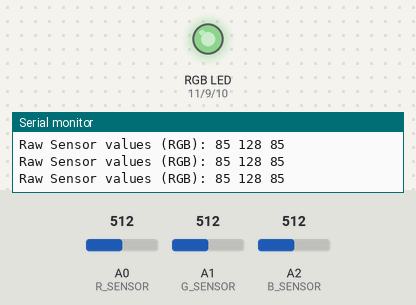
Bench run of a sketch on a simulated Arduino Uno, built with avr-gcc and run on an emulated ATmega328P. On the bench: an RGB LED mixed from three pins (HIGH = lit), the last lines printed to the serial monitor. The test bench sets the inputs (shaded band); at power-on: A0 (R_SENSOR) = 512, A1 (G_SENSOR) = 512, A2 (B_SENSOR) = 512. Dim RGB values are drawn brighter than linear.

Above: at 1.2 s.
1.3 s: A0 (R_SENSOR) set to 900
At 2.5 s:
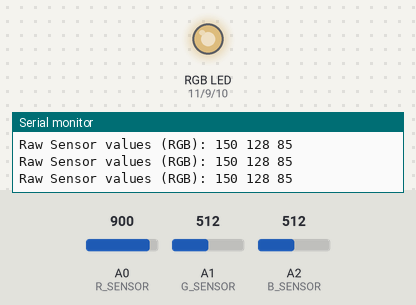
2.8 s: A1 (G_SENSOR) set to 414
At 3.6 s:
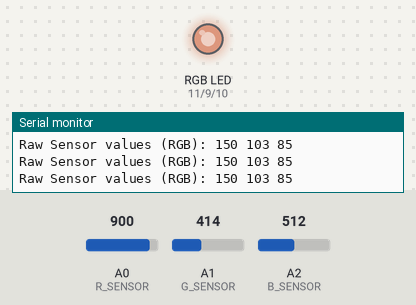
5.8 s: A1 (G_SENSOR) set to 382
At 7.0 s:
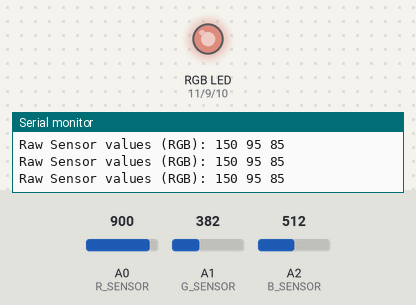
8.8 s: A2 (B_SENSOR) set to 900
At 9.2 s:
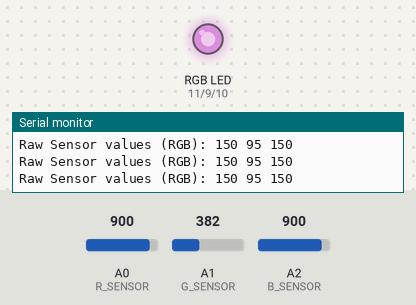
10.3 s: A0 (R_SENSOR) set to 511
At 11.5 s:
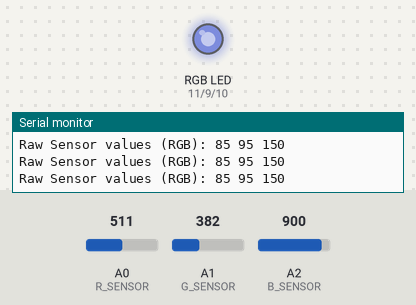
11.8 s: A2 (B_SENSOR) set to 306
At 12.6 s:
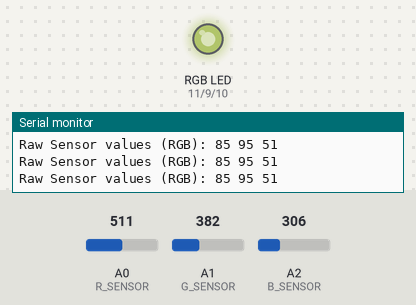
Timing chart, 0 to 14.3 s (numbered marks = the images above; inputs shaded):
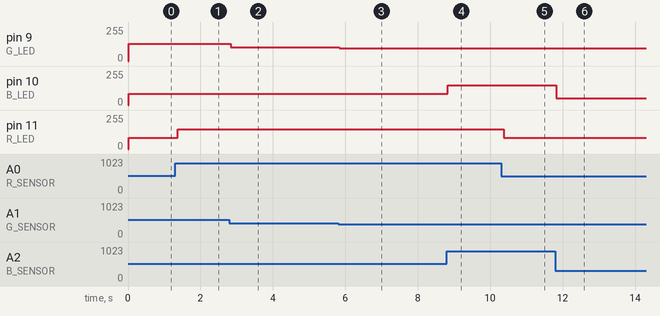

Measured:
- after the input at 1.3 s, pin 11 (R_LED): 85/255 → 150/255 after 0.07 s
- after the input at 2.8 s, pin 9 (G_LED): 128/255 → 103/255 at once
- after the input at 5.8 s, pin 9 (G_LED): 103/255 → 95/255 at once
- after the input at 8.8 s, pin 10 (B_LED): 85/255 → 150/255 at once
- after the input at 10.3 s, pin 11 (R_LED): 150/255 → 85/255 after 0.07 s
- after the input at 11.8 s, pin 10 (B_LED): 150/255 → 51/255 at once

The sketch:

oranje.ino
```cpp
const int R_LED=11;
const int G_LED=9;
const int B_LED=10;

const int R_SENSOR=A0;
const int G_SENSOR=A1;
const int B_SENSOR=A2;

int R_value = 0;
int G_value = 0;
int B_value = 0;

int R_sensor_value = 0;
int G_sensor_value = 0;
int B_sensor_value = 0;

void setup() {
  Serial.begin(9600);

  pinMode(R_LED,OUTPUT);
  pinMode(G_LED,OUTPUT);
  pinMode(B_LED,OUTPUT);
}

void loop() {
  R_sensor_value = analogRead(R_SENSOR)/6;
  delay(5);
  G_sensor_value = analogRead(G_SENSOR)/4;
  delay(5);
  B_sensor_value = analogRead(B_SENSOR)/6;
  delay(5);

  Serial.print("Raw Sensor values (RGB): ");
  Serial.print(R_sensor_value);
  Serial.print(" ");
  Serial.print(G_sensor_value);
  Serial.print(" ");
  Serial.println(B_sensor_value);

  analogWrite(R_LED, R_sensor_value);
  analogWrite(G_LED, G_sensor_value);
  analogWrite(B_LED, B_sensor_value);
}
```
